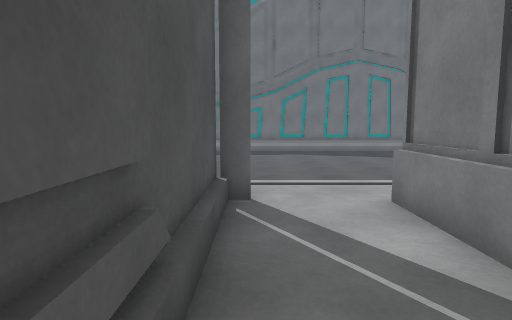
View 1 (above)

21 first-person views from a walk through a Unity game level. The camera is 1.3 m above the floor, tilts 6° down and sees 75° across. The floor is counted in squares, 1 m on a side. Each view is taken from the middle of a square. On the plan, view 1 faces up. The plan holds only what a view shows up to about 14 squares ahead; the rest is blank. The place goes on beyond the plan. Surface patterns are stand-ins for the level's own textures.

View 2
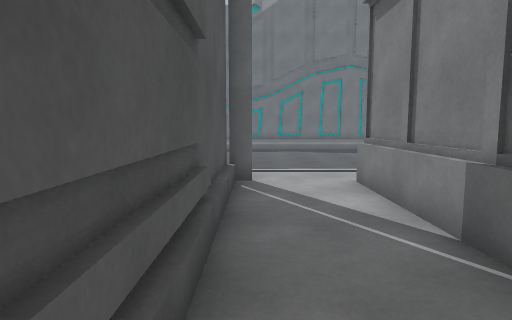

View 3
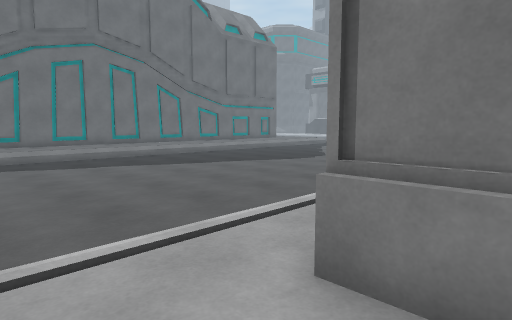

View 4
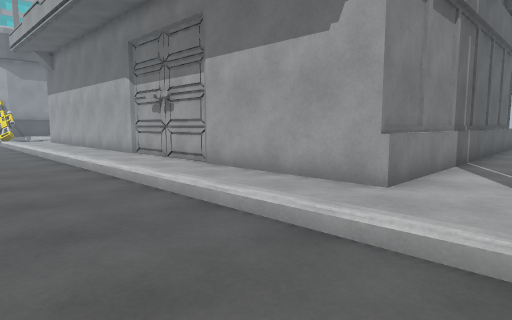

View 5
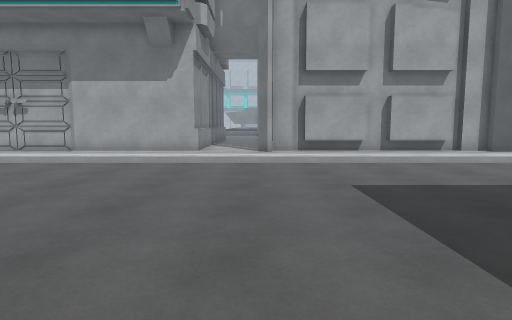

View 6
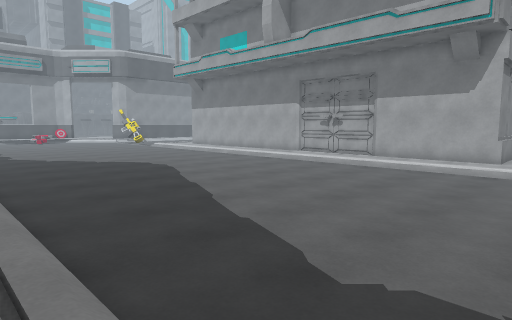

View 7
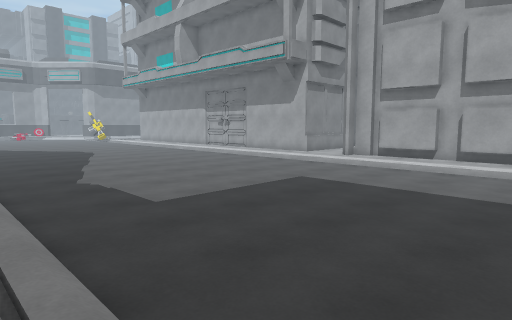

View 8
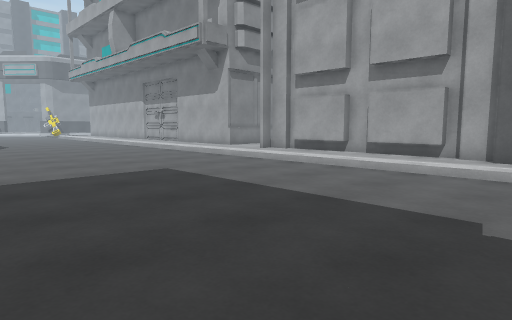

View 9
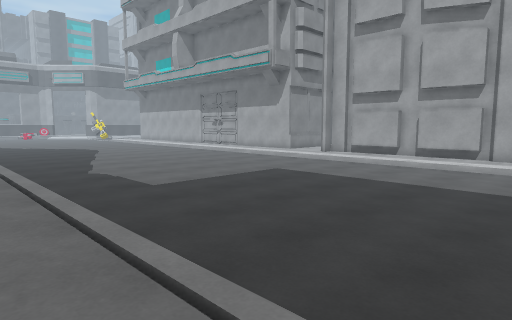

View 10
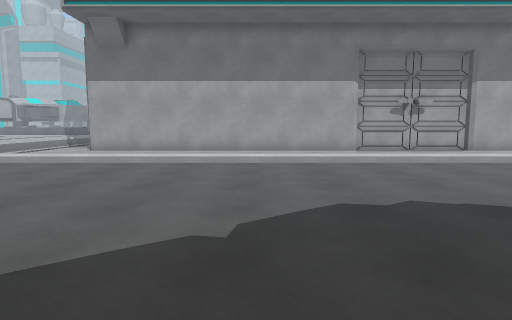

View 11
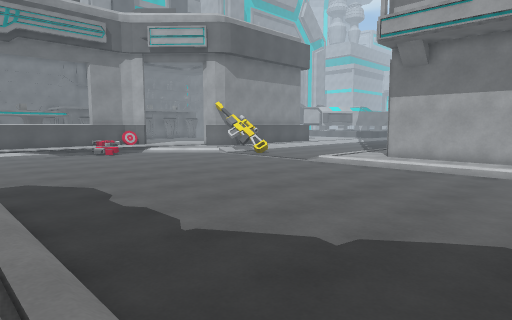

View 12
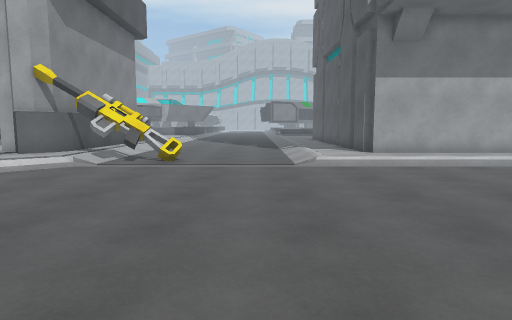

View 13
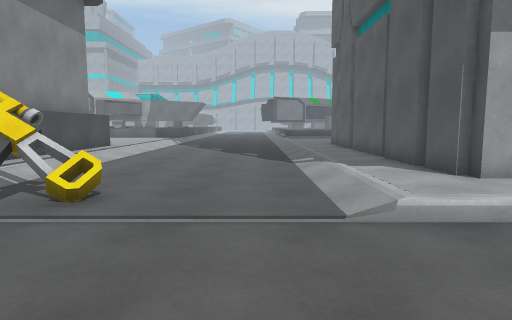

View 14
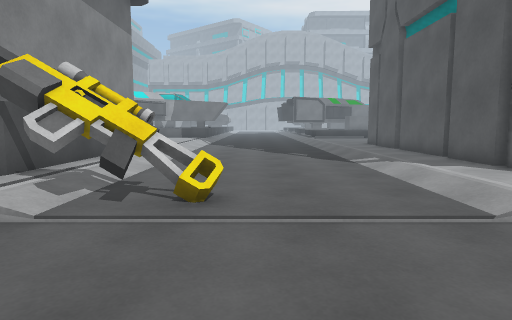

View 15
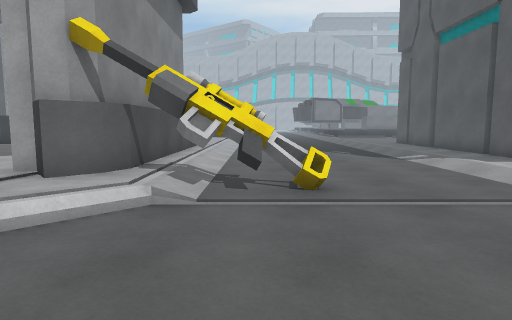

View 16
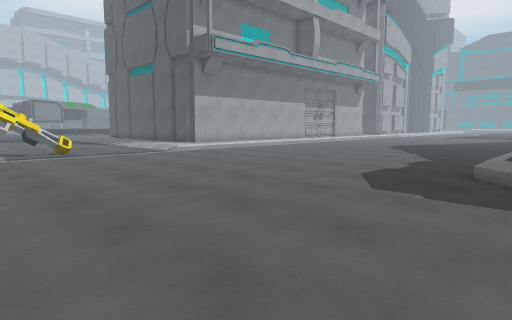

View 17
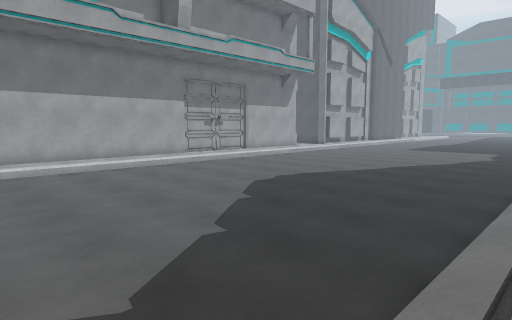

View 18
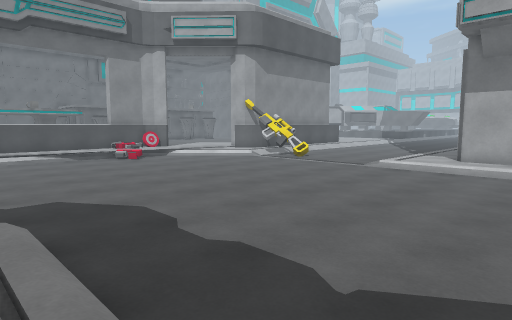

View 19
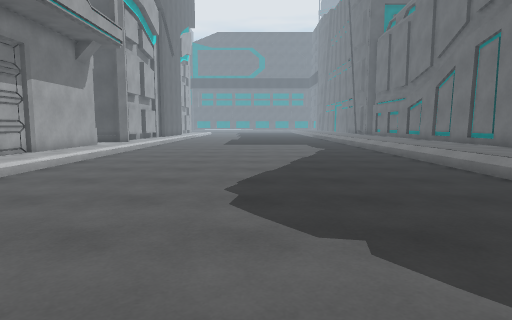

View 20
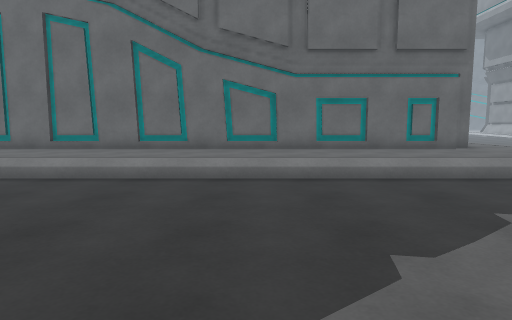

View 21
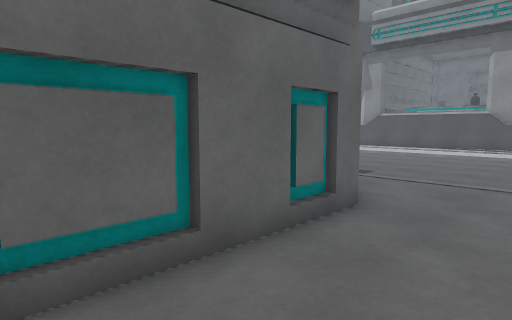

### Floor plan
Key: @ floor where view 1 was taken; # wall or solid block; x gap in a wall; . main floor; : floor 0.25 m higher than the main floor; + floor 0.5 m higher than the main floor; / step, stairs or slope; = window, fence, low wall or low ledge; ^ raised ledge; O other object.
Columns run from 11 left of view 1 to 34 right of it. Each row starts with its distance up from view 1.
 27                                        ....
 26                                        .....
 25                                   #+/  ......
 24                  ##################+/  .......
 23                  +++++++++++++++++++/  .......
 22 +  ++            +++++++++++++++++++/    ..  .
 21   ++++++++++  ++ +++++++++++++++++++/.......
 20  ///////////////////////////////////.........
 19  .............................................
 18  .............................................
 17 ..............................................
 16  .............................................
 15  ............................................
 14 .............................................
 13 .............................................
 12  ............................................
 11  ............................................
 10  .............................................
  9  .............................................
  8  ............................................O
  7  ///////////////////////////////////:....OOOOO
  6  ##:##:###:#:::::::::::::::::::::::::.....OOOx
  5   #########::=#####################::.......:^
  4           #::=#                   #::.......:^
  3           #::=#                   #::.......:^
  2           #::=#                   #::.......:^
  1           #::=#                   #::.......:^
  0           #@:=#                   #::.......:^
 -1           #: =#                   #::.......:^
 -2            : =#                   #::.......:^

Where each view was taken, in squares from view 1:
view 1: 0 up, 0 right, facing up
view 2: 2 down, 0 right, facing up
view 3: 4 up, 0 right, facing up-right
view 4: 11 up, 0 right, facing down-right
view 5: 19 up, 0 right, facing down
view 6: 21 up, 0 right, facing down-right
view 7: 21 up, 9 left, facing down-right
view 8: 17 up, 11 left, facing down-right
view 9: 22 up, 11 left, facing down-right
view 10: 19 up, 16 right, facing down
view 11: 21 up, 16 right, facing down-right
view 12: 18 up, 27 right, facing down
view 13: 12 up, 27 right, facing down
view 14: 12 up, 29 right, facing down
view 15: 13 up, 31 right, facing down
view 16: 22 up, 34 right, facing down-left
view 17: 21 up, 22 right, facing down-left
view 18: 21 up, 19 right, facing down-right
view 19: 14 up, 20 right, facing left
view 20: 12 up, 15 right, facing up
view 21: 21 up, 17 right, facing up-right
